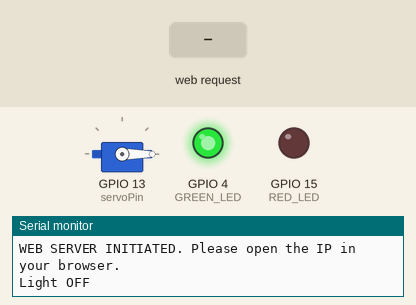
Bench run of a sketch on a simulated ESP32. On the bench: servo, output pins drawn as LEDs (lit = HIGH), the last lines printed to the serial monitor. Inputs (shaded band) come from the test bench. WiFi joins after 1.5 s; servers stay silent unless stated; the local clock reads 2024-03-15 10:24:30 at power-on unless the sketch sets it.

Above: at 2.7 s.
2.8 s: HTTP request GET /on received
At 3.2 s:
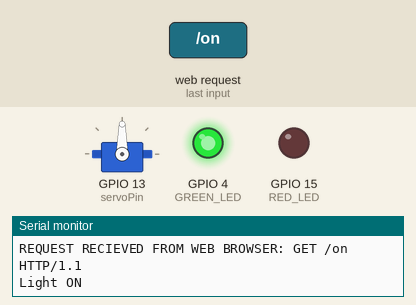
4.3 s: HTTP request GET /off received
At 5.6 s:
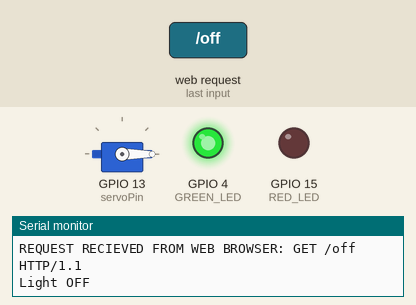
Timing chart, 0 to 7.3 s (numbered marks = the images above; inputs shaded):
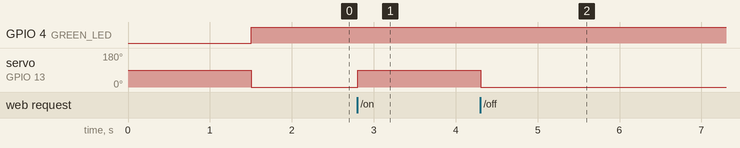

The sketch:

smartHomeLightSwitch.ino
```cpp
#include <ESP32Servo.h>
#include <WiFi.h>
#include <time.h>

//WIFI INFO:
const char *ssid = ""; //WIFI ID
const char *password = ""; //WIFI PASS

WiFiServer server(80);

//==================================================================================================================================================================================

const char index_html[] PROGMEM = R"rawliteral(
<!DOCTYPE html>
<html>
<head>
  <meta charset="UTF-8">
  <meta name="viewport" content="width=device-width, initial-scale=1.0">
  <link rel="icon" href="data:,">
  <title>ESP32 Light Switch</title>
  <style>
    * { box-sizing: border-box; }
    body {
      font-family: -apple-system, BlinkMacSystemFont, "Segoe UI", sans-serif;
      background: #111318;
      color: #f2f2f2;
      margin: 0;
      padding: 28px 16px 60px;
      display: flex;
      flex-direction: column;
      align-items: center;
    }
    h1 {
      font-size: 1.4rem;
      margin-bottom: 4px;
      text-align: center;
    }
    .subtitle {
      font-size: 0.85rem;
      color: #797f8a;
      margin-bottom: 24px;
      text-align: center;
    }
    h2 {
      font-size: 0.85rem;
      text-transform: uppercase;
      letter-spacing: 0.06em;
      color: #9aa0aa;
      margin: 0 0 14px;
    }
    .card {
      background: #1c1f26;
      border-radius: 16px;
      padding: 20px;
      width: 100%;
      max-width: 380px;
      margin-bottom: 18px;
      box-shadow: 0 4px 14px rgba(0,0,0,0.35);
    }
    .btn-row {
      display: flex;
      gap: 12px;
    }
    a {
      flex: 1;
      text-decoration: none;
    }
    button {
      width: 100%;
      padding: 16px 0;
      font-size: 1rem;
      font-weight: 600;
      border: none;
      border-radius: 12px;
      cursor: pointer;
      -webkit-tap-highlight-color: transparent;
      transition: transform 0.08s ease, opacity 0.15s ease;
    }
    button:active { transform: scale(0.96); opacity: 0.9; }
    .on-btn { background: #33d17a; color: #06210f; }
    .off-btn { background: #e6544a; color: #2a0704; }
    form {
      margin-bottom: 18px;
    }
    form:last-child { margin-bottom: 0; }
    label {
      display: block;
      font-size: 0.9rem;
      color: #c7cad1;
      margin-bottom: 8px;
    }
    input[type="time"] {
      width: 100%;
      padding: 12px;
      font-size: 1rem;
      border-radius: 10px;
      border: 1px solid #333844;
      background: #0f1116;
      color: #f2f2f2;
      margin-bottom: 10px;
    }
    .set-on-btn { background: #2e7d5b; color: #f2f2f2; }
    .set-off-btn { background: #7d3a2e; color: #f2f2f2; }
    .status-line {
      font-size: 1.1rem;
      font-weight: 600;
      text-align: center;
      margin: 0;
    }
    .status-line span { color: #33d17a; }
    .notice-row {
      display: flex;
      justify-content: space-between;
      padding: 8px 0;
      border-bottom: 1px solid #262a33;
      font-size: 0.95rem;
    }
    .notice-row:last-child { border-bottom: none; }
    .notice-row span { color: #9aa0aa; }
  </style>
</head>
<body>

  <h1>ESP32 Light Switch</h1>
  <div class="subtitle">Manual control &amp; scheduled alarms</div>

  <div class="card">
    <h2>Status</h2>
    <p class="status-line">Light is currently <span>%LIGHT_STATE%</span></p>
  </div>

  <div class="card">
    <h2>Manual Control</h2>
    <div class="btn-row">
      <a href="/on"><button class="on-btn">Turn ON</button></a>
      <a href="/off"><button class="off-btn">Turn OFF</button></a>
    </div>
  </div>

  <div class="card">
    <h2>Set Alarms</h2>
    <form action="/scheduleOn" method="POST">
      <label>Turn ON at</label>
      <input type="time" name="time" required>
      <button type="submit" class="set-on-btn">Set ON Alarm</button>
    </form>

    <form action="/scheduleOff" method="POST">
      <label>Turn OFF at</label>
      <input type="time" name="time" required>
      <button type="submit" class="set-off-btn">Set OFF Alarm</button>
    </form>
  </div>

  <div class="card">
    <h2>Current Alarms</h2>
    <div class="notice-row"><span>ON Alarm</span> %ON_ALARM%</div>
    <div class="notice-row"><span>OFF Alarm</span> %OFF_ALARM%</div>
  </div>

</body>
</html>
)rawliteral";

//==================================================================================================================================================================================

//AlarmVariables:
int onHour = -1;
int onMin = -1;

int offHour = -1;
int offMin = -1;

//For ensuring servo motor only moves once per min.
bool lightOn = false;
bool lightOff= false;

//Tracks the light's current ON/OFF state persistently, for display on the page.
bool currentLightState = false;

//PORT NUMBERS FOR LEDs
const int RED_LED = 15;
const int GREEN_LED = 4;

//INITIALIZING SERVO MOTOR
Servo myServo;
const int servoPin = 13;

//FUNCTION FOR WHEN LIGHT IS ON/OFF:
void LightState(bool currState){
  currentLightState = currState; //Keep the tracked state in sync every time this runs.

  if(currState){ //ON
    Serial.println("Light ON");
    myServo.write(90);

  } else {
    Serial.println("Light OFF");
    myServo.write(0);

  }
}

//HELP FROM CLAUDE:
//Formats an hour/minute pair as "HH:MM" with leading zeros, or "Not set" if unset (-1).
String formatAlarm(int h, int m){
  if(h == -1){
    return "Not set";
  }
  char buf[6];
  sprintf(buf, "%02d:%02d", h, m);
  return String(buf);
}

//Builds a fresh copy of the page with the live values substituted in.
String buildPage(){
  String page = String(index_html);
  page.replace("%LIGHT_STATE%", currentLightState ? "ON" : "OFF");
  page.replace("%ON_ALARM%", formatAlarm(onHour, onMin));
  page.replace("%OFF_ALARM%", formatAlarm(offHour, offMin));
  return page;
}

// Time Server Configuration (KST UTC+9)
const char* ntpServer = "pool.ntp.org"; //Tells the ESP32 which network server to contact over Wi-Fi to get the atomic clock time.
const long  gmtOffset_sec = 9 * 3600; //Converts UTC/GMT time to Korea Standard Time (KST). 9 hours×3600 seconds=32,400 seconds. Without this, my ESP32 clock will be 9 hours behind.
const int   daylightOffset_sec = 0;

unsigned long lastAlarmCheck = 0;

void checkAlarm(){
  if (millis() - lastAlarmCheck < 1000) {
    return; // Skip — checked too recently, no need to hit getLocalTime() again yet.
  }
  lastAlarmCheck = millis();

  struct tm timeinfo;

  if(!getLocalTime(&timeinfo)){ //If NTP not in sync (Incorrect Time)
    return;
  }

  int currHour = timeinfo.tm_hour;
  int currMin = timeinfo.tm_min;

  if(onHour != -1 && currHour == onHour && currMin == onMin){
    if(!lightOn){
      Serial.printf("[ON ALARM] Triggering Auto-ON at %02d:%02d\n", currHour, currMin);
      LightState(true);
      lightOn = true; //Allows only once.
    }
  } else if (currMin != onMin || currHour != onHour) {
    lightOn = false;
  }


  if(offHour != -1 && currHour == offHour && currMin == offMin){
    if(!lightOff){
      Serial.printf("[OFF ALARM] Triggering Auto-OFF at %02d:%02d\n", currHour, currMin);
      LightState(false);
      lightOff = true; //Allows only once.
    }
  } else if (currMin != offMin || currHour != offHour) {
    lightOff = false;
  }

}

void wifiStatus(){
  if(WiFi.status() == WL_CONNECTED){
    digitalWrite(GREEN_LED, HIGH);
    digitalWrite(RED_LED, LOW);
  }
  else{
    digitalWrite(GREEN_LED, LOW);
    digitalWrite(RED_LED, HIGH);
    WiFi.reconnect();
  }
}

void setup() {
  Serial.begin(115200);

  pinMode(RED_LED, OUTPUT);
  pinMode(GREEN_LED, OUTPUT);

  //Connecting to Local WIFI

  WiFi.begin(ssid, password);

  Serial.print("Connecting to... ");
  Serial.println(ssid);

  while (WiFi.status() != WL_CONNECTED) {
    delay(500);
    Serial.print(".");
  }

  // Start NTP time sync (REQUIRED before calling getLocalTime)
  configTime(gmtOffset_sec, daylightOffset_sec, ntpServer);


  Serial.println("");
  Serial.println("WIFI CONNECTED!");
  Serial.println("IP address: ");
  Serial.println(WiFi.localIP());

  server.begin();
  Serial.println("WEB SERVER INITIATED. Please open the IP in your browser.");

  //Initializing the Servo Motor

  myServo.attach(servoPin);
  LightState(false);
}

void loop() {

  checkAlarm();
  wifiStatus();
  WiFiClient client = server.available();

  if (client){
    Serial.println("DEVICE CONNECTED!");

    // PARSING THE REQUEST FROM HTML WEB SERVER.

    String currLine = "";
    String requestLine = "";
    int lenContent = 0;
    bool sendResponse = false;

    while(client.connected()){
      checkAlarm();
      if(client.available()){
        char c = client.read();

        if(c != '\n'){
          currLine = currLine + c;
        }
        else { // IF FULL LINE COMPLETE
          currLine.trim(); //REMOVES WHITE SPACES (\r);

          if(requestLine == ""){
            Serial.print("REQUEST RECIEVED FROM WEB BROWSER: ");
            requestLine = currLine; //("GET /on HTTP/1.1" or "POST /schedule HTTP/1.1")
            Serial.println(requestLine);
          }

          //THE USER PRESSES TURNING ON/OFF
          if(requestLine.startsWith("GET")){
            if(requestLine.startsWith("GET /on")){
            LightState(true);

            } else if (requestLine.startsWith("GET /off")){
            LightState(false);

            }
            sendResponse = true;

          //ALARM ON/OFF
          } else if(requestLine.startsWith("POST")){
            if(currLine.startsWith("Content-Length: ")){ //Content-Length: 13 FROM REQUEST
              lenContent = currLine.substring(16).toInt();
            }

            if(currLine.length() == 0){
              String timeSet = "";

              for (int i = 0; i < lenContent; i++) {
                unsigned long startMs = millis(); //Records the exact time in milliseconds right before trying to read the next byte.
                // Safe timeout guard (max 2 seconds per byte)
                while (!client.available() && (millis() - startMs < 2000)) {  //Pauses execution as long as both conditions are true:
                                                                              //!client.available() — No new byte is available in the ESP32’s network buffer yet.
                                                                              //(millis() - startMs < 2000) — Less than 2 seconds (2000 ms) have elapsed since we started waiting for this specific character.
                  delay(1);
                }
                if (client.available()) {
                  timeSet += (char)client.read();
                }
              }

              // EX) "time=XX%3AXX"
              //PARSING

              int equalsIndex = timeSet.indexOf("=");
              int colonIndex = timeSet.indexOf("%3A");

              if (equalsIndex != -1 && colonIndex != -1) {
                int hourParsed = timeSet.substring(equalsIndex+1, colonIndex).toInt();
                int minParsed = timeSet.substring(colonIndex+3).toInt();

                if(requestLine.startsWith("POST /scheduleOn")){
                  onHour = hourParsed;
                  onMin = minParsed;

                  lightOn = false;

                  Serial.printf("Auto-ON set for: %02d:%02d\n", onHour, onMin);
                }

                else if(requestLine.startsWith("POST /scheduleOff")){
                  offHour = hourParsed;
                  offMin = minParsed;

                  lightOff = false;

                  Serial.printf("Auto-OFF set for: %02d:%02d\n", offHour, offMin);
                }
              }

              sendResponse = true;
            }
          }

          //SENDING BACK THE HTTP RESPONSE
          if(sendResponse) {
            client.println("HTTP/1.1 200 OK");
            client.println("Content-Type: text/html");
            client.println("Connection: close");
            client.println();
            client.print(buildPage());

            client.stop(); // Close TCP connection
            break;        // Exit client reading loop
          }

          currLine = "";
        }
      }
    }
  }
}
```

Measured:
- after the input at 2.8 s, servo on GPIO 13 (servoPin): 0° → 90° at once
- after the input at 4.3 s, servo on GPIO 13 (servoPin): 90° → 0° at once
